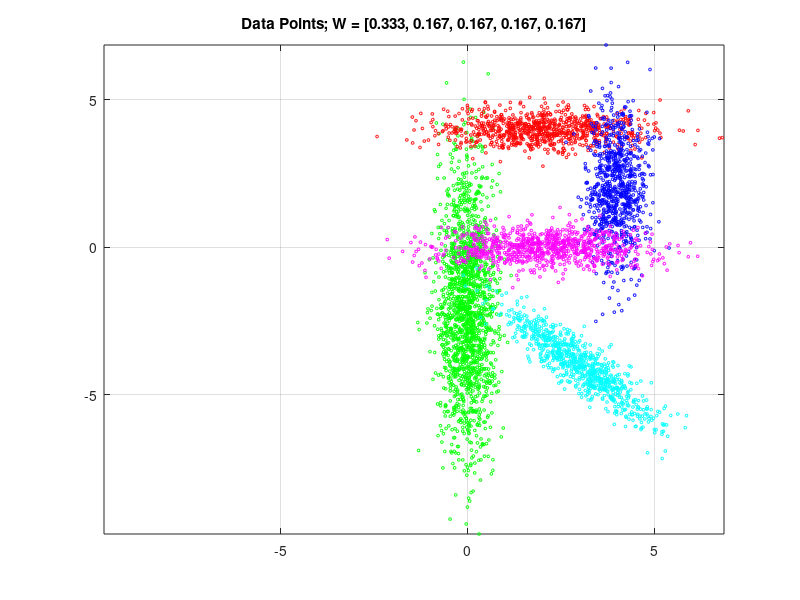

The MATLAB script that drew this image: (Note: this script raises an error after producing the figure.)
clc; clear all; close all;
%% Determine the number of mixtures in data using BIC and then fit GMM
%
% Created: 11-09-17
%
% Author: Hassan Aqeel Khan (hassan.aqeel@seecs.XXX.XX)
%
% Determine the number of Mixture Components (K) in Bivariate Gaussian data using
% the Bayesian Information Criterion and then fit GMM to data using the EM 
% algorithm. Initialization is performed using k-Means clustering. 
%
% Acknowledgment: This lab relies heavily on the GMM scripts by Sylvian
% Calinon. BibTex Reference below:
%
%   @book{Calinon09book,
%   author="S. Calinon",
%   title="Robot Programming by Demonstration: A Probabilistic Approach",
%   publisher="EPFL/CRC Press",
%   year="2009",
%   note="EPFL Press ISBN 978-2-940222-31-5, CRC Press ISBN 978-1-4398-0867-2"
% }

totSamp = 5000; %Total no. of data samples from all mixture components
k_True = 5; % No. of Gaussian Comps
mu1 = [0 -2];
Sigma1 = [0.15 0.0; 0.0 6];
mu2 = [2 4];
Sigma2 = [2 0.0; 0.0 0.15];
mu3 = [4 2];
Sigma3 = [0.15 0.0;0.0 2];
mu4 = [2 0];
Sigma4 = Sigma2;
mu5 = [3 -4];
Sigma5 = [1 -0.9; -0.9 1];
W = [1/3, 1/6, 1/6, 1/6, 1/6];
if abs(sum(W)-1)>=1e-10
    error('Weight vector must sum to 1');
end
%rng(1);
S1 = mvnrnd(mu1,Sigma1,round(W(1)*totSamp));
S2 = mvnrnd(mu2,Sigma2,round(W(2)*totSamp));
S3 = mvnrnd(mu3,Sigma3,round(W(3)*totSamp));
S4 = mvnrnd(mu4,Sigma4,round(W(4)*totSamp));
S5 = mvnrnd(mu5,Sigma5,round(W(5)*totSamp));
X = [S1; S2; S3; S4; S5];
figure;
%subplot(121);
plot(S1(:,1),S1(:,2),'go','MarkerSize',2); hold on; grid on;
plot(S2(:,1),S2(:,2),'ro','MarkerSize',2);
plot(S3(:,1),S3(:,2),'bo','MarkerSize',2);
plot(S4(:,1),S4(:,2),'mo','MarkerSize',2);
plot(S5(:,1),S5(:,2),'co','MarkerSize',2);
xlim([min(X(:)) max(X(:))]); % Make axes have the same scale
ylim([min(X(:)) max(X(:))]);
%axis([-4 7 -8 8]);
title(sprintf('Data Points; W = [%0.3f, %0.3f, %0.3f, %0.3f, %0.3f]'...
              ,sort(W,'descend')));
          
%% Fit GMM
K = [2,3,4,5,6,7,8,9];
BIC = zeros(length(K),1);        
for iter = 1:length(K)
    k = K(iter);
    %% Run k-means
    [Priors, Mu, Sigma] = EM_init_kmeans(X', k);
    Mu = Mu'; % Matlab gmm.fit requires that Mu by KxD
    
    %% Fit GMM. Use k-mean op for initialization
    s = struct('mu',Mu,'Sigma',Sigma,'PComponents',Priors);
    options = statset('Display','final');
    GMModel = gmdistribution.fit(X,k,'Options',options,'Start',s);
    BIC(iter) = GMModel.BIC;    
    
    %% Plot Current GMM
    muModel = GMModel.mu;
    SigModel = GMModel.Sigma;
    Wmodel = GMModel.ComponentProportion;
    figure; hold on; grid on;
    plotGMM(muModel', SigModel, [.8 0 0], 1);
    title(sprintf('Contours of GMM, K=%d',k));
    xlim([min(X(:)) max(X(:))]); % Make axes have the same scale
    ylim([min(X(:)) max(X(:))]);    
end

figure;
plot(K,BIC,'-*','LineWidth',2);